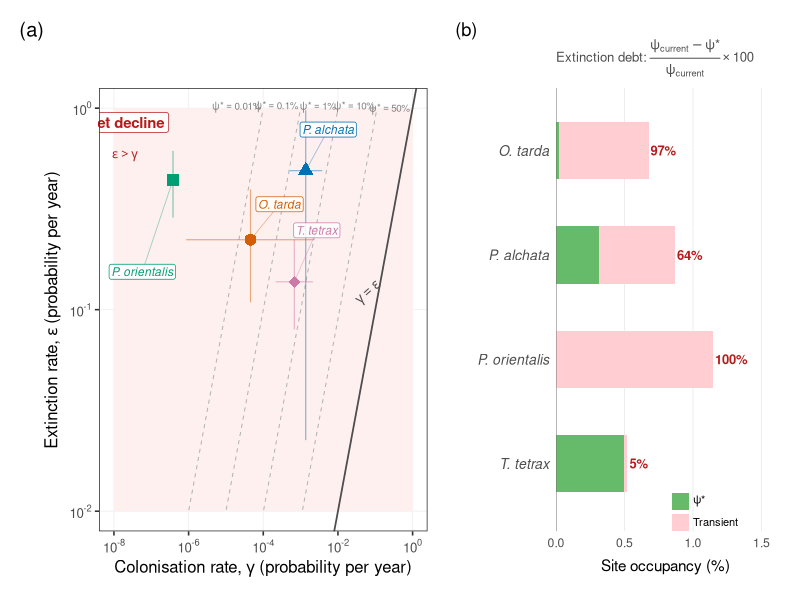
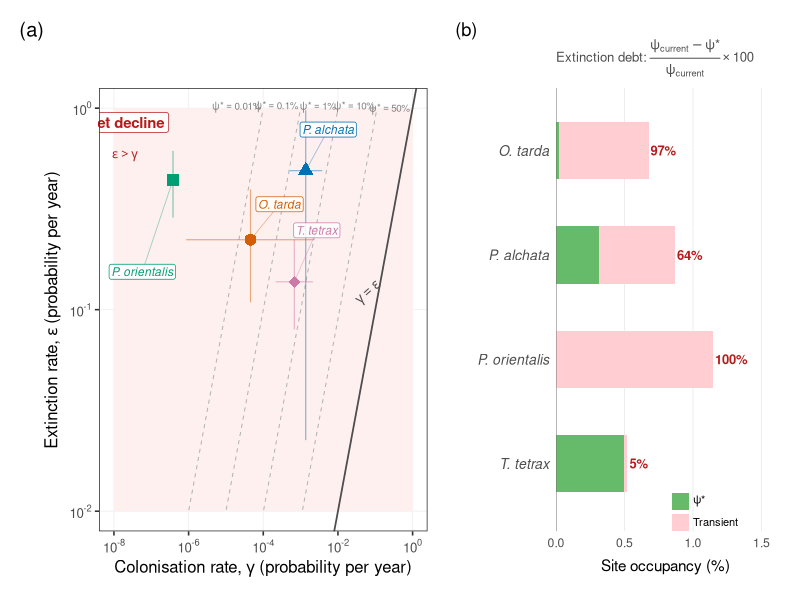

Source code (R) for these figures, in order:
###############################################################################
# fig_isocline_equilibrium.R
#
# Key summary figure for GCB: colonisation–extinction isocline plot.
#
# Panel (a): γ vs ε scatter on log–log axes. The γ = ε diagonal separates
#            population growth (below) from decline (above). Dashed contours
#            show equilibrium occupancy ψ* = γ/(γ+ε). Species are labelled
#            directly. All four species fall deep in the decline zone.
#
# Panel (b): Extinction debt. Stacked horizontal bars showing current
#            occupancy vs equilibrium ψ*. Debt = (current − ψ*) / current.
#
# Output: figs/pub_fig_isocline_equilibrium.png  (300 DPI, 12 × 6.5 in)
#         figs/pub_fig_isocline_equilibrium.pdf
###############################################################################

library(here)
library(ggplot2)
library(dplyr)
library(scales)
library(patchwork)

theme_set(theme_bw(base_size = 12))

###############################################################################
# 1. Load data
###############################################################################

iso_data  <- read.csv(here("results", "isocline_plot_data.csv"))
debt_data <- read.csv(here("results", "extinction_debt_table.csv"))
eq_data   <- read.csv(here("results", "equilibrium_occupancy_table.csv"))

# Merge
plot_data <- iso_data %>%
  left_join(debt_data, by = "species") %>%
  left_join(eq_data %>% select(species, psi_star_med, psi_star_lo, psi_star_hi,
                                recol_yr_med),
            by = "species")

# Species labels (italic for plot)
sp_labels <- c(
  "otitar" = "O. tarda",
  "ptealc" = "P. alchata",
  "pteori" = "P. orientalis",
  "tettet" = "T. tetrax"
)
plot_data$label <- sp_labels[plot_data$species]

###############################################################################
# 2. Colour palette (colourblind-safe, Wong 2011)
###############################################################################

sp_colours <- c(
  "otitar" = "#D55E00",   # vermillion
  "ptealc" = "#0072B2",   # blue
  "pteori" = "#009E73",   # bluish green
  "tettet" = "#CC79A7"    # reddish purple
)

sp_shapes <- c(
  "otitar" = 16,   # circle
  "ptealc" = 17,   # triangle
  "pteori" = 15,   # square
  "tettet" = 18    # diamond
)

###############################################################################
# 3. Build Panel (a): γ vs ε isocline plot
###############################################################################
message("Building isocline plot...")

# Axis ranges (log10 scale)
# x-axis starts at 1e-8 to include pteori (γ_baseline ≈ 3.8 × 10⁻⁷)
x_lo <- 1e-8
x_hi <- 1
y_lo <- 0.01    # extinction rates are all > 0.01
y_hi <- 1

# --- Isocline contours: ψ* = γ/(γ+ε)  →  ε = γ(1−ψ*)/ψ* ---
psi_levels <- c(0.0001, 0.001, 0.01, 0.1, 0.5)
psi_labels <- c("0.01%", "0.1%", "1%", "10%", "50%")
# Plotmath-safe labels for isocline annotation
psi_plotmath <- c(
  'psi*"*"=="0.01%"', 'psi*"*"=="0.1%"', 'psi*"*"=="1%"',
  'psi*"*"=="10%"', 'psi*"*"=="50%"'
)

gamma_seq <- 10^seq(log10(x_lo), log10(x_hi), length.out = 400)

iso_list <- lapply(seq_along(psi_levels), function(i) {
  eps <- gamma_seq * (1 - psi_levels[i]) / psi_levels[i]
  df <- data.frame(gamma = gamma_seq, epsilon = eps,
                   psi_label = psi_labels[i],
                   psi_expr  = psi_plotmath[i],
                   stringsAsFactors = FALSE)
  df[df$epsilon >= y_lo & df$epsilon <= y_hi, ]
})
iso_df <- do.call(rbind, iso_list)

# Label positions: place at the right end of each visible contour
iso_label_pos <- iso_df %>%
  group_by(psi_label) %>%
  # pick a point near the right edge of each contour within the plot area
  filter(epsilon <= 0.9 * y_hi, epsilon >= 1.2 * y_lo) %>%
  slice_max(gamma, n = 1) %>%
  ungroup()

# --- Species label nudges (hand-tuned to avoid overlap) ---
label_nudge <- data.frame(
  species = c("otitar", "ptealc", "pteori", "tettet"),
  dx = c(  6,    4,   0.15, 4),   # multipliers on log-scale
  dy = c(1.5,  1.6, 0.35,  1.8),  # multipliers on log-scale
  stringsAsFactors = FALSE
)
plot_data <- plot_data %>% left_join(label_nudge, by = "species")
plot_data$lbl_x <- plot_data$gamma_baseline * plot_data$dx
plot_data$lbl_y <- plot_data$epsilon_baseline * plot_data$dy

# --- Build plot ---
p_a <- ggplot() +

  # Decline zone shading (above diagonal: ε > γ → net loss)
  annotate("rect",
           xmin = x_lo, xmax = x_hi, ymin = y_lo, ymax = y_hi,
           fill = "#FFF0F0", alpha = 1) +

  # ψ* isocline contours
  geom_line(data = iso_df,
            aes(x = gamma, y = epsilon, group = psi_label),
            colour = "grey70", linewidth = 0.35, linetype = "dashed") +

  # Isocline labels (ψ* values) — use parse = TRUE for Greek letters
  geom_text(data = iso_label_pos,
            aes(x = gamma, y = epsilon, label = psi_expr),
            colour = "grey50", size = 2.5, hjust = 1, vjust = -0.5,
            parse = TRUE) +

  # γ = ε diagonal (net zero line)
  geom_abline(slope = 1, intercept = 0,
              colour = "grey30", linewidth = 0.6) +
  # Diagonal label
  annotate("text", x = 0.07, y = 0.12,
           label = expression(gamma == epsilon),
           colour = "grey30", size = 3.5, angle = 42) +

  # Zone annotation — decline (top-left corner, away from data)
  annotate("label", x = 2e-8, y = 0.85,
           label = "Net decline",
           colour = "#B71C1C", fill = "white", linewidth = 0,
           size = 3.8, fontface = "bold", alpha = 0.85) +
  annotate("text", x = 2e-8, y = 0.58,
           label = expression(epsilon > gamma),
           colour = "#B71C1C", size = 3.2, fontface = "italic") +

  # 95% CI crosshairs
  geom_errorbar(data = plot_data,
                aes(x = gamma_baseline,
                    ymin = epsilon_lo, ymax = epsilon_hi,
                    colour = species),
                width = 0, linewidth = 0.4, alpha = 0.5) +
  geom_errorbar(data = plot_data,
                aes(y = epsilon_baseline,
                    xmin = gamma_lo, xmax = gamma_hi,
                    colour = species),
                width = 0, linewidth = 0.4, alpha = 0.5,
                orientation = "y") +

  # Species points
  geom_point(data = plot_data,
             aes(x = gamma_baseline, y = epsilon_baseline,
                 colour = species, shape = species),
             size = 3.5, stroke = 0.8) +

  # Direct species labels (italic, coloured, with leader segments)
  geom_segment(data = plot_data,
               aes(x = gamma_baseline, y = epsilon_baseline,
                   xend = lbl_x, yend = lbl_y,
                   colour = species),
               linewidth = 0.3, alpha = 0.4) +
  geom_label(data = plot_data,
             aes(x = lbl_x, y = lbl_y, label = label, colour = species),
             size = 3, fontface = "italic",
             fill = alpha("white", 0.85), linewidth = 0.2,
             label.padding = unit(0.15, "lines"),
             show.legend = FALSE) +

  # Scales
  scale_x_log10(
    name = expression("Colonisation rate,"~gamma~"(probability per year)"),
    limits = c(x_lo, x_hi),
    breaks = 10^seq(-8, 0, by = 2),
    labels = trans_format("log10", math_format(10^.x))
  ) +
  scale_y_log10(
    name = expression("Extinction rate,"~epsilon~"(probability per year)"),
    limits = c(y_lo, y_hi),
    breaks = 10^seq(-2, 0),
    labels = trans_format("log10", math_format(10^.x))
  ) +
  scale_colour_manual(values = sp_colours) +
  scale_shape_manual(values = sp_shapes) +

  # Theme — clean
  theme(
    legend.position = "none",
    panel.grid.minor = element_blank(),
    panel.grid.major = element_line(colour = "grey94", linewidth = 0.3),
    plot.margin = margin(8, 12, 8, 8)
  )


###############################################################################
# 4. Build Panel (b): Extinction debt
###############################################################################
message("Creating extinction debt panel...")

# Prepare data
debt_plot <- debt_data %>%
  mutate(
    label = sp_labels[species],
    label = factor(label, levels = rev(sp_labels)),
    # Debt region = current − ψ*
    debt_pct = current_occupancy_pct - psi_star_pct
  )

p_b <- ggplot(debt_plot) +
  # Full bar = current occupancy (light grey = "debt" portion)
  geom_col(aes(x = current_occupancy_pct, y = label),
           fill = "#FFCDD2", width = 0.55) +
  # Equilibrium portion (dark green = "secure")
  geom_col(aes(x = psi_star_pct, y = label),
           fill = "#66BB6A", width = 0.55) +
  # Debt fraction text
  geom_text(aes(x = current_occupancy_pct + 0.015, y = label,
                label = ifelse(debt_fraction >= 100,
                               paste0(round(debt_fraction), "%"),
                               paste0(round(debt_fraction), "%"))),
            hjust = 0, size = 3.3, colour = "#B71C1C", fontface = "bold") +
  # Vertical line at zero
  geom_vline(xintercept = 0, colour = "grey40", linewidth = 0.3) +
  # Scales
  scale_x_continuous(
    name = "Site occupancy (%)",
    limits = c(0, 1.6),
    expand = c(0, 0),
    breaks = seq(0, 1.5, 0.5)
  ) +
  labs(y = NULL,
       subtitle = expression(
         "Extinction debt:"~frac(psi[current] - psi*"*", psi[current]) %*% 100
       )) +
  # Legend annotation inside plot
  annotate("rect", xmin = 0.85, xmax = 0.97, ymin = 0.55, ymax = 0.72,
           fill = "#66BB6A") +
  annotate("text", x = 1.0, y = 0.64, label = expression(psi*"*"),
           hjust = 0, size = 2.8) +
  annotate("rect", xmin = 0.85, xmax = 0.97, ymin = 0.35, ymax = 0.52,
           fill = "#FFCDD2") +
  annotate("text", x = 1.0, y = 0.44, label = "Transient",
           hjust = 0, size = 2.8) +
  theme_minimal(base_size = 11) +
  theme(
    panel.grid.major.y = element_blank(),
    panel.grid.minor = element_blank(),
    panel.grid.major.x = element_line(colour = "grey92", linewidth = 0.3),
    plot.subtitle = element_text(size = 9.5, colour = "grey30"),
    axis.text.y = element_text(face = "italic", size = 10),
    plot.margin = margin(8, 12, 8, 8)
  )


###############################################################################
# 5. Combine panels
###############################################################################
message("Combining panels...")

combined <- p_a + p_b +
  plot_layout(widths = c(3, 2)) +
  plot_annotation(
    tag_levels = "a",
    tag_prefix = "(",
    tag_suffix = ")",
    theme = theme(
      plot.tag = element_text(size = 13, face = "bold")
    )
  )


###############################################################################
# 6. Save
###############################################################################
message("Saving figure...")

ggsave(here("figs", "pub_fig_isocline_equilibrium.png"),
       combined, width = 12, height = 5.5, dpi = 300, bg = "white")
message("  Saved: figs/pub_fig_isocline_equilibrium.png")

ggsave(here("figs", "pub_fig_isocline_equilibrium.pdf"),
       combined, width = 12, height = 5.5, bg = "white")
message("  Saved: figs/pub_fig_isocline_equilibrium.pdf")

message("\nFigure complete.")
